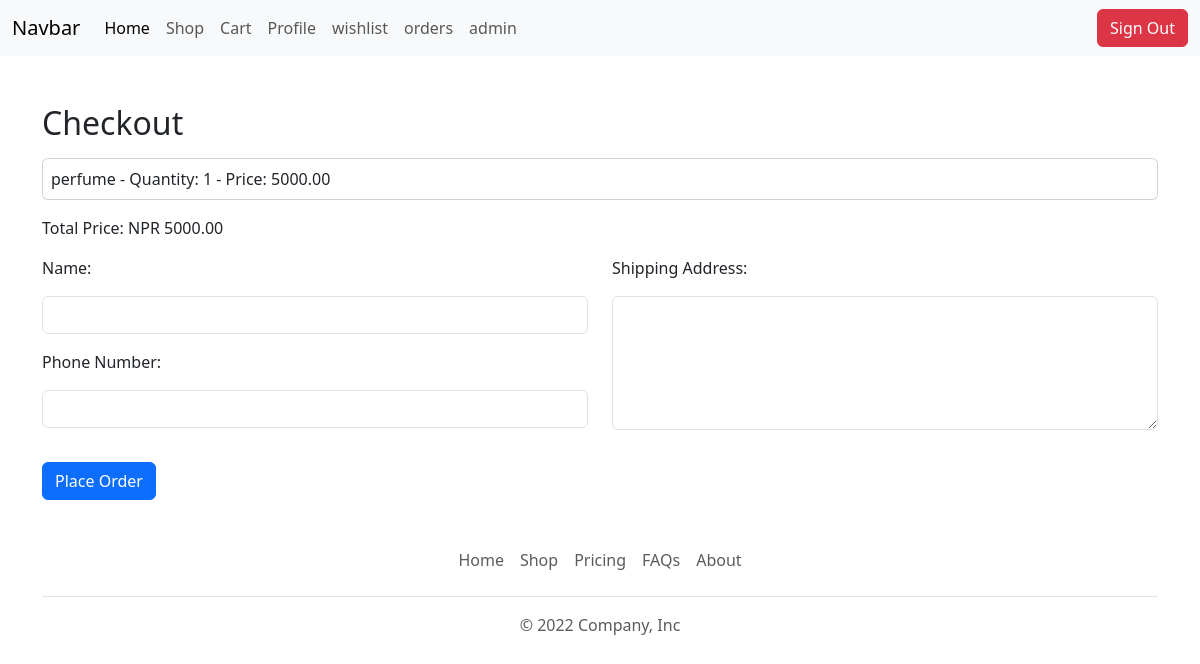
Screenshot of /checkout/ (signed in) with the database file from the repository.
### ecommerce/models.py (models this page shows, shortened)
class Cart(models.Model):
    user = models.ForeignKey(User, on_delete=models.CASCADE)
    product = models.ForeignKey('Product',on_delete=models.CASCADE)
    quantity = models.PositiveIntegerField(default=1)
    def line_total(self):
        return self.quantity * self.product.price

class Product(models.Model):
    name = models.CharField(max_length = 225)
    image = models.FileField(upload_to='product_images/',null=True,blank=True)
    price = models.DecimalField(max_digits=10,decimal_places=2)
    quantity = models.IntegerField()
    description = models.TextField()

### ecommerce/views.py (the view, shortened to what this page needs)
# urls.py: path('checkout/',checkout),
@login_required(login_url='/login/')
def checkout(request):
    user = request.user
    if user.is_authenticated:
        carts = Cart.objects.filter(user=user)
        total_price = 0
        for cart_item in carts:
            total_price += int(cart_item.product.price) * int(cart_item.quantity)
    else:
        carts = None
        total_price = None
    return  render(request,'frontend/checkout.html',{'carts':carts,'total_price':total_price})

### templates/frontend/checkout.html (shortened to what this page needs)
{% extends 'frontend/layout/main.html' %}
{% block content %}
<div class="container mt-5">
    <h2>Checkout</h2>
    {% if carts %}
    <ul class="m-0 p-0">
        {% for item in carts %}
        <li class="card p-2 m-0  my-3">{{ item.product.name }} - Quantity: {{ item.quantity }} - Price:
            {{item.line_total}}</li>
        {% endfor %}
    </ul>
    <p>Total Price: NPR {{ total_price|floatformat:2 }}</p>
    <form method="post" action="/checkout/">
        <div class="row">
            <div class="col-lg-6">
                <label for="name">Name:</label>
                <input type="text" class="form-control my-3" id="name" name="name" required>
                <label for="phone_number">Phone Number:</label>
                <input type="text" class="form-control my-3" id="phone_number" name="phone_number" required>
            </div>
            <div class="col-lg-6">
                <label for="shipping_address">Shipping Address:</label>
                <textarea type="text" rows="5" class="form-control my-3" id="address" name="address" required> </textarea>
            </div>
        </div>
        <button type="submit" class="btn btn-primary mt-3">Place Order</button>
    </form>
    {% else %}
    <p>Your cart is empty.</p>
    {% endif %}
</div>
{% endblock %}

### rows the page displays
Cart: product.name "perfume", quantity "1", line_total "5000.00"

### other values shown
{{ total_price|floatformat:2 }} "5000.00"
